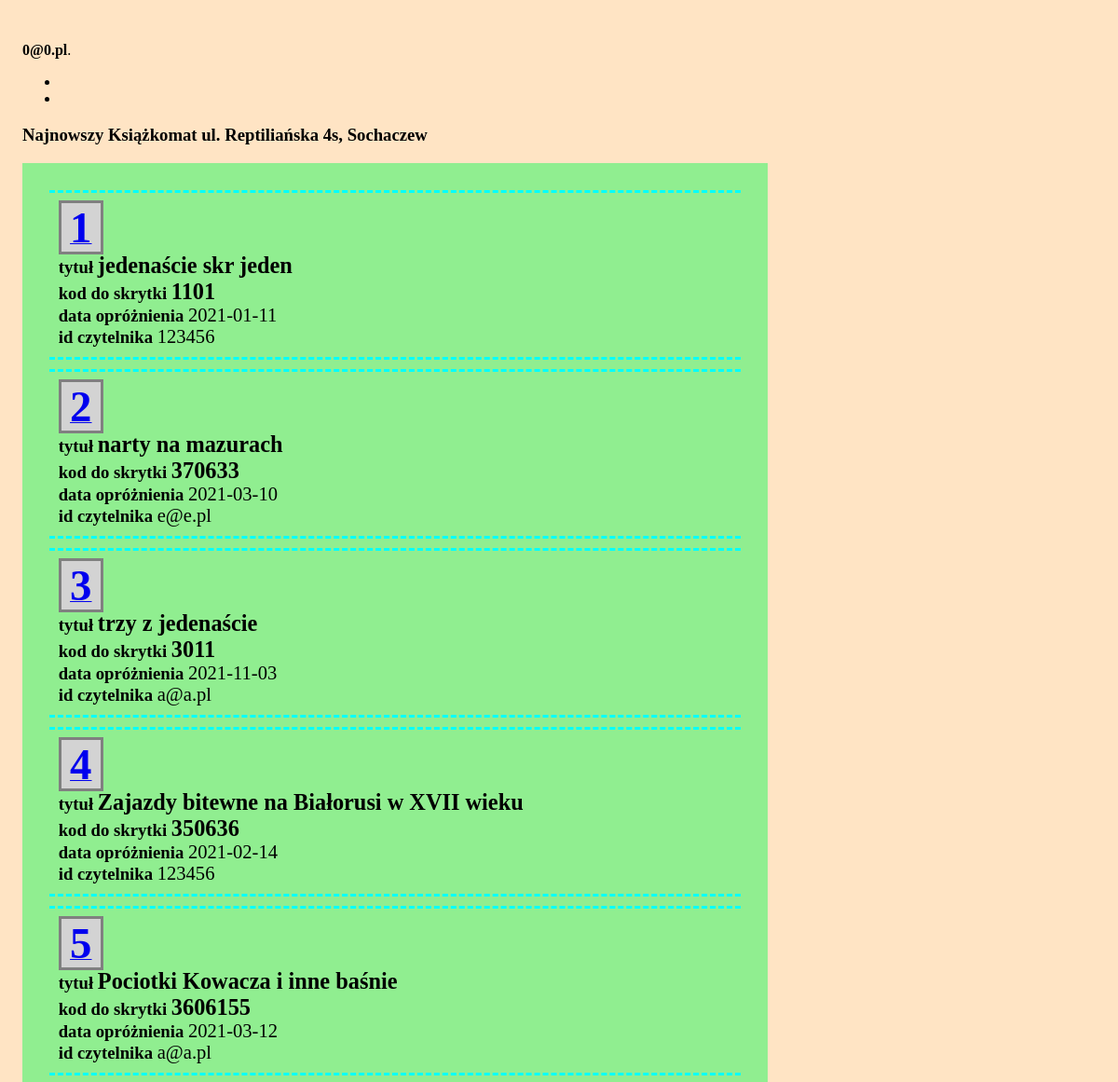
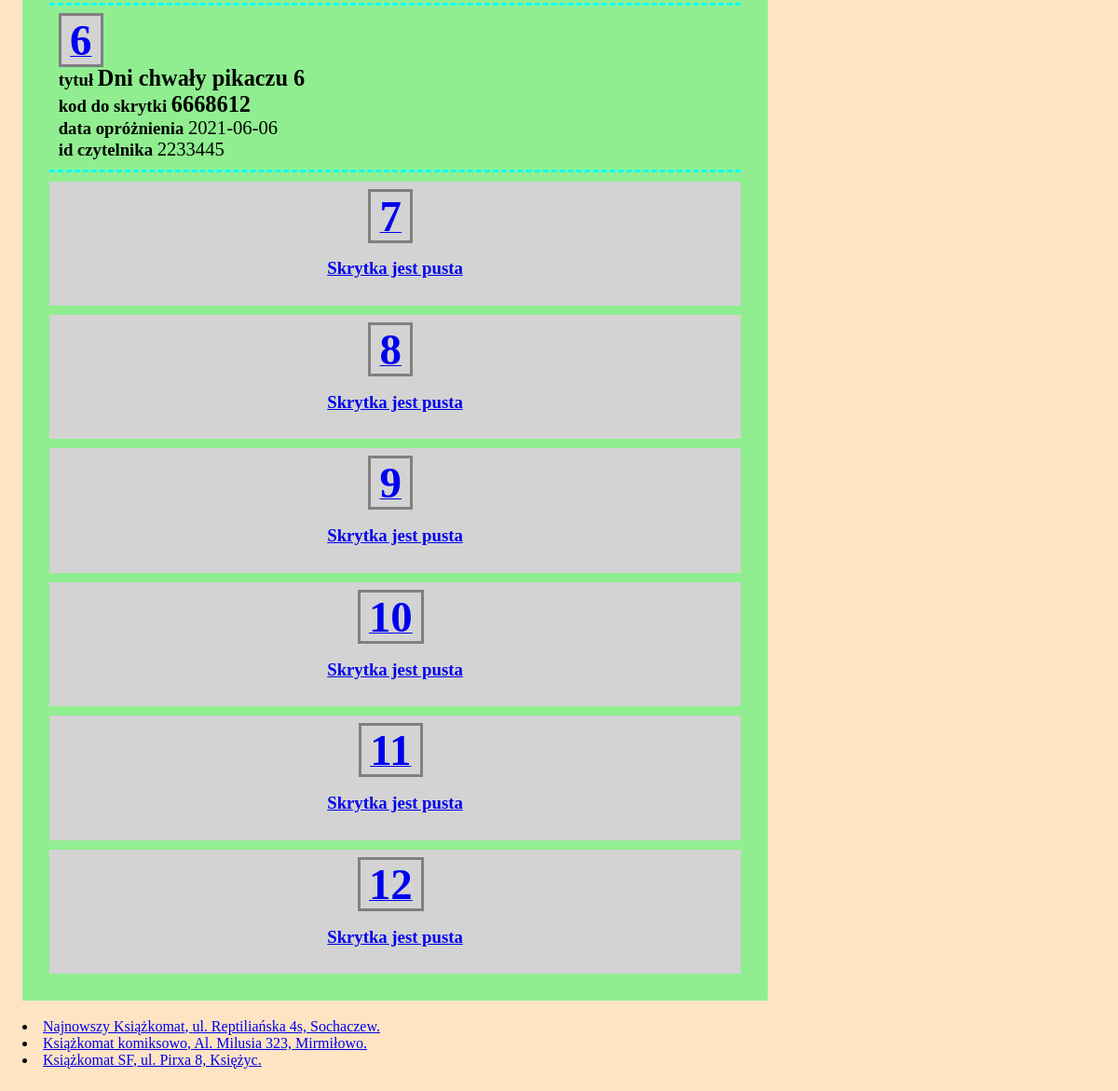
/machine.php?id=11 (signed in), run on the app's committed database (2 pictures, top to bottom).
### tables this page shows
CREATE TABLE "unit" (
    "unit_id" INTEGER PRIMARY KEY AUTOINCREMENT NOT NULL,
    "unit_name" TEXT,
    "unit_address" TEXT,
    "number_columns" INTEGER,
    "number_box" INTEGER
);

CREATE TABLE "user" (
    "id" INTEGER PRIMARY KEY AUTOINCREMENT NOT NULL,
    "date_insertion" DATETIME,
    "title" TEXT,
    "access_code" TEXT,
    "user_id" INTEGER,
    "box_nr" INTEGER,
    "unit_id" INTEGER
);

### machine.php (the view, shortened to what this page needs)
<?php
require 'config.php';
$db = new MyDB($dbfile);
$selected_unit = filter_input(INPUT_GET, 'id', FILTER_VALIDATE_INT);
$stm = $db->query("SELECT unit_id, unit_name, unit_address, number_box FROM unit");
while ($row = $stm->fetchArray(1)) {
    $unit_id = $row['unit_id'];
    $unit_name = $row['unit_name'];
    $unit_address = $row['unit_address'];
    $unit = "<li><a href=\"?id=$unit_id\">$unit_name, $unit_address.</a></li>";
    $all_units .= $unit;
}
function selected_machine($db, $selected_unit)
{
    $unit_name = "";
    $unit_address = "";
    $number_box = "";
    $stm = $db->prepare("SELECT * from unit where unit_id = :unit_id");
    $stm->bindValue(':unit_id', $selected_unit);
    $score = $stm->execute();
    while ($row = $score->fetchArray(1)) {
        $unit_name = $row['unit_name'];
        $unit_address = $row['unit_address'];
        $number_columns = $row['number_columns'];
        $number_box = $row['number_box'];
    };
    $numbox = 1;
    $k = 1;
    $r = 0;
    $drawing_start = "\n<div  class=\"edycja\">\n";
    $drawing_body = "";
    while ($numbox <= $number_box) {
        $score_box = $db->query("SELECT * from user where box_nr = $numbox and unit_id = $selected_unit");
        $date_insertion = "";
        $title = "";
        $access_code = "";
        $user_id = "";
        while ($row_box = $score_box->fetchArray(1)) {
            $date_insertion = $row_box['date_insertion'];
            $title = $row_box['title'];
            $access_code = $row_box['access_code'];
            $user_id = $row_box['user_id'];
        };
        if (strlen($date_insertion) > 1) {
            $single_box = "<div class=\"machine-box pelna  \">
        <div class=\"\"><a href=\"edit-box.php?box=$numbox&id=$selected_unit\"><span class=\"box-number\">$numbox</span></a>
        </div><a href=\"edit-box.php?box=$numbox&id=$selected_unit\" class=\"decoration-none\">
        <div>tytuł <span class=\"main-data\">$title</span>
        </div>
        <div>kod do skrytki <span class=\"main-data\">$access_code</span></div>
        <div>data opróżnienia <span class=\"highlighted-description\">$date_insertion</span></div>
        <div>id czytelnika <span class=\"highlighted-description\">$user_id</span></div>
        </a>\n</div>";
        } else {
            $single_box = "<div class=\"grid-item pusta\">
        <div class=\"\"><a href=\"edit-box.php?box=$numbox&id=$selected_unit\"><span class=\"box-number\">$numbox</span></a>
        <p class=\"alert\"><a href=\"edit-box.php?box=$numbox&id=$selected_unit\">Skrytka jest pusta</a></p>
        </div>
        </div>";
        }
        $drawing_body = $drawing_body . " $single_box  ";
        if ($k < $number_columns) {
            $k++;
            $r++;
        } else {
            $k = 1;
            $drawing_body = $drawing_body . "";
        }
        $numbox++;
    }
    $drawing_stop = "</div>\n";
    $drawing_selected_machine = $drawing_start . $drawing_body . $drawing_stop;
    $unit_info = array($drawing_selected_machine, $unit_name, $unit_address);
    return $unit_info;
}
$unit_info = selected_machine($db, $selected_unit);
$select_machine = $unit_info[1] . " " . $unit_info[2];
$all_units_after = "";
if (is_int($selected_unit)) {
    $unit_template = $unit_info[0];
    $all_units_after = $all_units;
} else {
    $select_machine = $info['select_machine'];
    $unit_template = "";
    $select_machine_after = "";
}
echo $page_head . "\n\t\t<title>" . $info['machine_title']; ?></title>
</head>
<body>
    <?php
    if (isset($_SESSION["name"])) {
    ?>
        <header class="page-header">
            <?php echo $info['admin_login_info'] . " <b>" . $_SESSION['name']; ?></b>.<br>
        </header>
        <nav>
            <ul>
                <li><?php echo $info['admin_logout']; ?></li>
                <li><?php echo $info['admin_page']; ?></li>
            </ul>
        </nav>
        <main role="main">
            <section>
                <h3 class=""><?php echo $select_machine; ?></h3>
            </section>
            <section>
                <h3 class=""><?php echo $unit_template;  ?></h3>
                <?php echo $all_units_after; ?>
            </section>
        </main>
    <?php
    } else {
        echo '<header class="page-header">
        <h1>' . $info["machine_message"] . '</h1>
        <h2><a href="login.php">' . $info["login_first"] . '</a></h2>
    </header>';
    }
    ?>
</body>
</html>

### config.php (shortened to what this page needs)
<?php
$all_units = "";
$page_head = "<!DOCTYPE html>
<html lang=\"pl-PL\">
    <head>
        <meta charset=\"UTF-8\" />
        <link rel=\"stylesheet\" type=\"text/css\" href=\"../style.css\" />
        <meta name=\"viewport\" content=\"width=device-width, initial-scale=1\">
        <link rel=\"icon\" type=\"image/svg+xml\" href=\"../librarycabinet.svg\">
        <link rel=\"mask-icon\" href=\"../librarycabinet.svg\" color=\"#66cd00\">";

### style.css (style rules this page uses)
.grid-item { padding: 10px; margin: 10px; text-align: center; }
.pelna { background: lightgreen; color: black; }
.pusta { background: lightgray; color: black; }
.main-data { font-weight: bold; font-size: 1.3em; }
.highlighted-description { font-weight: normal; font-size: 1.1em; color: #000; }
.box-number { font-size: 2.5em; font-weight: bold; border-color: gray; background-color: lightgray; border-style: solid; margin-right: .2em; padding-left: 0.2em; padding-right: .2em; }
.machine-box { padding: 10px; margin: 10px; border-bottom: aqua; border-top: aqua; border-top-style: dashed; border-bottom-style: dashed; }
.decoration-none { text-decoration: none; color: black; }
.edycja { background: lightgreen; color: black; padding: 1em; margin-bottom: 1em; }
.alert { color: red; text-align: center; }
body { padding: 1em; background-color: bisque; max-width: 800px; }

### data on the page
unit: select_machine "Najnowszy Książkomat ul. Reptiliańska 4s, Sochaczew", unit_name "Najnowszy Książkomat", unit_address "ul. Reptiliańska 4s, Sochaczew"
user: title "jedenaście skr jeden", access_code "1101", date_insertion "2021-01-11", user "123456"
user: title "narty na mazurach", access_code "370633", date_insertion "2021-03-10", user "e@e.pl"
user: title "trzy z jedenaście", access_code "3011", date_insertion "2021-11-03", user "a@a.pl"
user: title "Zajazdy bitewne na Białorusi w XVII wieku", access_code "350636", date_insertion "2021-02-14", user "123456"
user: title "Pociotki Kowacza i inne baśnie", access_code "3606155", date_insertion "2021-03-12", user "a@a.pl"
user: title "Dni chwały pikaczu 6", access_code "6668612", date_insertion "2021-06-06", user "2233445"
unit: unit_name "Książkomat komiksowo", unit_address "Al. Milusia 323, Mirmiłowo"
unit: unit_name "Książkomat SF", unit_address "ul. Pirxa 8, Księżyc"

### other printed values
$_SESSION['name'] "0@0.pl"
